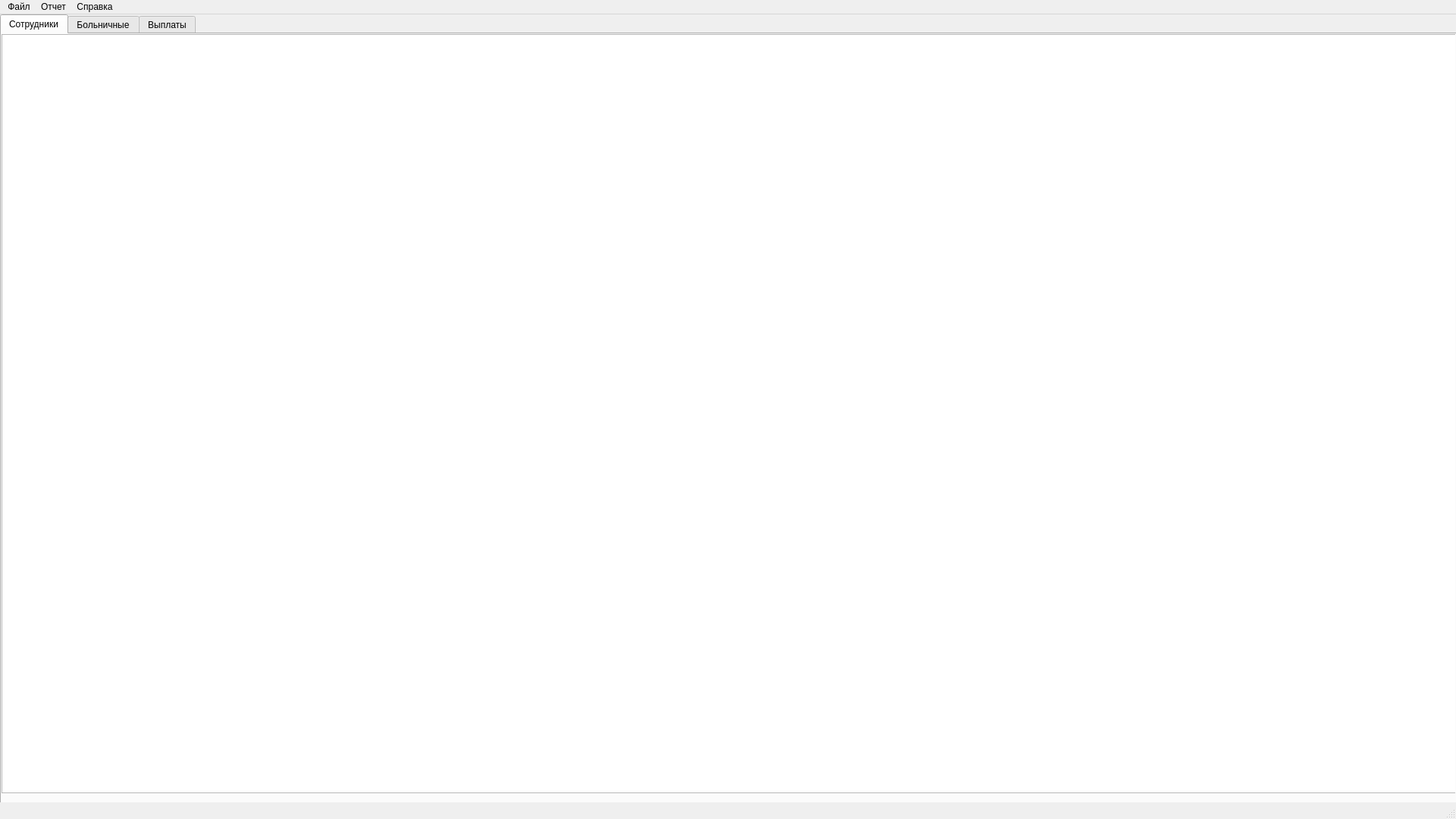
<?xml version="1.0" encoding="UTF-8"?>
<ui version="4.0">
 <class>MainWindow</class>
 <widget class="QMainWindow" name="MainWindow">
  <property name="geometry">
   <rect>
    <x>0</x>
    <y>0</y>
    <width>1920</width>
    <height>1080</height>
   </rect>
  </property>
  <property name="sizePolicy">
   <sizepolicy hsizetype="Maximum" vsizetype="Maximum">
    <horstretch>0</horstretch>
    <verstretch>0</verstretch>
   </sizepolicy>
  </property>
  <property name="windowTitle">
   <string>Информационная подсистема ЗАРПЛАТА</string>
  </property>
  <widget class="QWidget" name="centralwidget">
   <widget class="QTabWidget" name="tabWidget">
    <property name="geometry">
     <rect>
      <x>0</x>
      <y>0</y>
      <width>1921</width>
      <height>1231</height>
     </rect>
    </property>
    <property name="sizePolicy">
     <sizepolicy hsizetype="Maximum" vsizetype="Maximum">
      <horstretch>0</horstretch>
      <verstretch>0</verstretch>
     </sizepolicy>
    </property>
    <property name="currentIndex">
     <number>0</number>
    </property>
    <widget class="QWidget" name="tab">
     <property name="statusTip">
      <string/>
     </property>
     <property name="whatsThis">
      <string/>
     </property>
     <property name="accessibleName">
      <string/>
     </property>
     <property name="accessibleDescription">
      <string/>
     </property>
     <property name="styleSheet">
      <string notr="true"/>
     </property>
     <attribute name="title">
      <string>Сотрудники</string>
     </attribute>
     <widget class="QTableView" name="tableView">
      <property name="geometry">
       <rect>
        <x>0</x>
        <y>0</y>
        <width>1921</width>
        <height>1001</height>
       </rect>
      </property>
     </widget>
    </widget>
    <widget class="QWidget" name="tab_2">
     <attribute name="title">
      <string>Больничные</string>
     </attribute>
     <widget class="QTableView" name="tableView_2">
      <property name="geometry">
       <rect>
        <x>0</x>
        <y>0</y>
        <width>1921</width>
        <height>1001</height>
       </rect>
      </property>
     </widget>
    </widget>
    <widget class="QWidget" name="tab_3">
     <attribute name="title">
      <string>Выплаты</string>
     </attribute>
     <widget class="QTableView" name="tableView_3">
      <property name="geometry">
       <rect>
        <x>0</x>
        <y>0</y>
        <width>1921</width>
        <height>1001</height>
       </rect>
      </property>
     </widget>
    </widget>
   </widget>
  </widget>
  <widget class="QMenuBar" name="menubar">
   <property name="geometry">
    <rect>
     <x>0</x>
     <y>0</y>
     <width>1920</width>
     <height>26</height>
    </rect>
   </property>
   <widget class="QMenu" name="menu">
    <property name="title">
     <string>Файл</string>
    </property>
    <widget class="QMenu" name="menu_4">
     <property name="title">
      <string>Добавить</string>
     </property>
     <addaction name="action_4"/>
     <addaction name="action_5"/>
     <addaction name="action_6"/>
    </widget>
    <addaction name="menu_4"/>
    <addaction name="action_2"/>
    <addaction name="action_3"/>
   </widget>
   <widget class="QMenu" name="menu_2">
    <property name="title">
     <string>Отчет</string>
    </property>
   </widget>
   <widget class="QMenu" name="menu_3">
    <property name="title">
     <string>Справка</string>
    </property>
    <addaction name="action_7"/>
   </widget>
   <addaction name="menu"/>
   <addaction name="menu_2"/>
   <addaction name="menu_3"/>
  </widget>
  <widget class="QStatusBar" name="statusbar"/>
  <action name="action_2">
   <property name="text">
    <string>Редактировать</string>
   </property>
  </action>
  <action name="action_3">
   <property name="text">
    <string>Удалить</string>
   </property>
  </action>
  <action name="action_4">
   <property name="text">
    <string>Сотрудник</string>
   </property>
   <property name="toolTip">
    <string>Сотрудник добавить</string>
   </property>
  </action>
  <action name="action_5">
   <property name="text">
    <string>Больничный</string>
   </property>
   <property name="toolTip">
    <string>Больничный добавить</string>
   </property>
  </action>
  <action name="action_6">
   <property name="text">
    <string>Премия</string>
   </property>
   <property name="toolTip">
    <string>Премия добавить</string>
   </property>
  </action>
  <action name="action_7">
   <property name="text">
    <string>О программе</string>
   </property>
  </action>
 </widget>
 <resources/>
 <connections/>
</ui>
